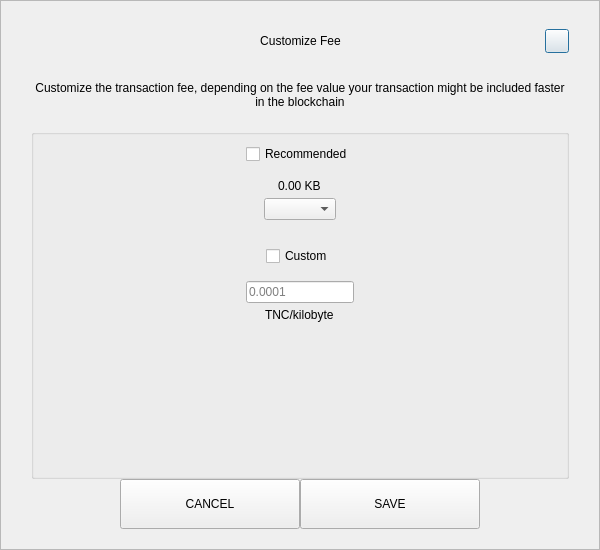
<?xml version="1.0" encoding="UTF-8"?>
<ui version="4.0">
 <class>SendCustomFeeDialog</class>
 <widget class="QDialog" name="SendCustomFeeDialog">
  <property name="geometry">
   <rect>
    <x>0</x>
    <y>0</y>
    <width>600</width>
    <height>550</height>
   </rect>
  </property>
  <property name="windowTitle">
   <string>Form</string>
  </property>
  <layout class="QVBoxLayout" name="verticalLayout_3">
   <property name="spacing">
    <number>0</number>
   </property>
   <property name="leftMargin">
    <number>0</number>
   </property>
   <property name="topMargin">
    <number>0</number>
   </property>
   <property name="rightMargin">
    <number>0</number>
   </property>
   <property name="bottomMargin">
    <number>0</number>
   </property>
   <item>
    <widget class="QFrame" name="frame">
     <property name="styleSheet">
      <string notr="true"/>
     </property>
     <property name="frameShape">
      <enum>QFrame::StyledPanel</enum>
     </property>
     <property name="frameShadow">
      <enum>QFrame::Raised</enum>
     </property>
     <layout class="QVBoxLayout" name="verticalLayout_2">
      <property name="spacing">
       <number>0</number>
      </property>
      <property name="leftMargin">
       <number>30</number>
      </property>
      <property name="topMargin">
       <number>20</number>
      </property>
      <property name="rightMargin">
       <number>30</number>
      </property>
      <property name="bottomMargin">
       <number>20</number>
      </property>
      <item>
       <layout class="QHBoxLayout" name="horizontalLayout_3">
        <property name="spacing">
         <number>0</number>
        </property>
        <item>
         <spacer name="horizontalSpacer_21">
          <property name="orientation">
           <enum>Qt::Horizontal</enum>
          </property>
          <property name="sizeHint" stdset="0">
           <size>
            <width>40</width>
            <height>20</height>
           </size>
          </property>
         </spacer>
        </item>
        <item>
         <widget class="QLabel" name="labelTitle">
          <property name="minimumSize">
           <size>
            <width>0</width>
            <height>40</height>
           </size>
          </property>
          <property name="maximumSize">
           <size>
            <width>16777215</width>
            <height>40</height>
           </size>
          </property>
          <property name="styleSheet">
           <string notr="true">padding-left:24px;</string>
          </property>
          <property name="text">
           <string>Customize Fee</string>
          </property>
          <property name="alignment">
           <set>Qt::AlignCenter</set>
          </property>
          <property name="margin">
           <number>7</number>
          </property>
         </widget>
        </item>
        <item>
         <spacer name="horizontalSpacer">
          <property name="orientation">
           <enum>Qt::Horizontal</enum>
          </property>
          <property name="sizeHint" stdset="0">
           <size>
            <width>40</width>
            <height>20</height>
           </size>
          </property>
         </spacer>
        </item>
        <item>
         <widget class="QPushButton" name="btnEsc">
          <property name="minimumSize">
           <size>
            <width>24</width>
            <height>24</height>
           </size>
          </property>
          <property name="maximumSize">
           <size>
            <width>24</width>
            <height>24</height>
           </size>
          </property>
          <property name="text">
           <string/>
          </property>
         </widget>
        </item>
       </layout>
      </item>
      <item>
       <spacer name="verticalSpacer_2">
        <property name="orientation">
         <enum>Qt::Vertical</enum>
        </property>
        <property name="sizeType">
         <enum>QSizePolicy::Fixed</enum>
        </property>
        <property name="sizeHint" stdset="0">
         <size>
          <width>20</width>
          <height>20</height>
         </size>
        </property>
       </spacer>
      </item>
      <item>
       <widget class="QLabel" name="labelMessage">
        <property name="text">
         <string>Customize the transaction fee, depending on the fee value your transaction might be included faster in the blockchain</string>
        </property>
        <property name="alignment">
         <set>Qt::AlignCenter</set>
        </property>
        <property name="wordWrap">
         <bool>true</bool>
        </property>
       </widget>
      </item>
      <item>
       <spacer name="verticalSpacer_3">
        <property name="orientation">
         <enum>Qt::Vertical</enum>
        </property>
        <property name="sizeType">
         <enum>QSizePolicy::Fixed</enum>
        </property>
        <property name="sizeHint" stdset="0">
         <size>
          <width>20</width>
          <height>20</height>
         </size>
        </property>
       </spacer>
      </item>
      <item>
       <widget class="QGroupBox" name="groupBox">
        <property name="title">
         <string/>
        </property>
        <layout class="QVBoxLayout" name="verticalLayout">
         <property name="leftMargin">
          <number>12</number>
         </property>
         <property name="rightMargin">
          <number>12</number>
         </property>
         <item>
          <layout class="QVBoxLayout" name="verticalLayout_4">
           <property name="spacing">
            <number>5</number>
           </property>
           <item alignment="Qt::AlignHCenter">
            <widget class="QCheckBox" name="checkBoxRecommended">
             <property name="text">
              <string>Recommended</string>
             </property>
            </widget>
           </item>
           <item>
            <spacer name="verticalSpacer_5">
             <property name="orientation">
              <enum>Qt::Vertical</enum>
             </property>
             <property name="sizeType">
              <enum>QSizePolicy::Fixed</enum>
             </property>
             <property name="sizeHint" stdset="0">
              <size>
               <width>20</width>
               <height>10</height>
              </size>
             </property>
            </spacer>
           </item>
           <item alignment="Qt::AlignHCenter">
            <widget class="QLabel" name="labelFee">
             <property name="text">
              <string>0.00 KB</string>
             </property>
            </widget>
           </item>
           <item alignment="Qt::AlignHCenter">
            <widget class="QComboBox" name="comboBoxRecommended"/>
           </item>
          </layout>
         </item>
         <item>
          <spacer name="verticalSpacer">
           <property name="orientation">
            <enum>Qt::Vertical</enum>
           </property>
           <property name="sizeType">
            <enum>QSizePolicy::Fixed</enum>
           </property>
           <property name="sizeHint" stdset="0">
            <size>
             <width>20</width>
             <height>20</height>
            </size>
           </property>
          </spacer>
         </item>
         <item>
          <layout class="QVBoxLayout" name="verticalLayout_5">
           <property name="spacing">
            <number>5</number>
           </property>
           <item alignment="Qt::AlignHCenter">
            <widget class="QCheckBox" name="checkBoxCustom">
             <property name="text">
              <string>Custom</string>
             </property>
            </widget>
           </item>
           <item>
            <spacer name="verticalSpacer_6">
             <property name="orientation">
              <enum>Qt::Vertical</enum>
             </property>
             <property name="sizeType">
              <enum>QSizePolicy::Fixed</enum>
             </property>
             <property name="sizeHint" stdset="0">
              <size>
               <width>20</width>
               <height>10</height>
              </size>
             </property>
            </spacer>
           </item>
           <item alignment="Qt::AlignHCenter">
            <widget class="QLineEdit" name="lineEditCustomFee">
             <property name="placeholderText">
              <string notr="true">0.0001</string>
             </property>
            </widget>
           </item>
           <item alignment="Qt::AlignHCenter">
            <widget class="QLabel" name="labelCustomFee">
             <property name="text">
              <string>TNC/kilobyte</string>
             </property>
            </widget>
           </item>
          </layout>
         </item>
         <item>
          <spacer name="verticalSpacer_4">
           <property name="orientation">
            <enum>Qt::Vertical</enum>
           </property>
           <property name="sizeHint" stdset="0">
            <size>
             <width>20</width>
             <height>40</height>
            </size>
           </property>
          </spacer>
         </item>
        </layout>
       </widget>
      </item>
      <item>
       <layout class="QHBoxLayout" name="horizontalLayout" stretch="1,2,2,1">
        <item>
         <spacer name="horizontalSpacer1">
          <property name="orientation">
           <enum>Qt::Horizontal</enum>
          </property>
          <property name="sizeHint" stdset="0">
           <size>
            <width>40</width>
            <height>20</height>
           </size>
          </property>
         </spacer>
        </item>
        <item>
         <widget class="QPushButton" name="btnCancel">
          <property name="minimumSize">
           <size>
            <width>180</width>
            <height>50</height>
           </size>
          </property>
          <property name="focusPolicy">
           <enum>Qt::NoFocus</enum>
          </property>
          <property name="text">
           <string>CANCEL</string>
          </property>
         </widget>
        </item>
        <item>
         <widget class="QPushButton" name="btnSave">
          <property name="minimumSize">
           <size>
            <width>180</width>
            <height>50</height>
           </size>
          </property>
          <property name="focusPolicy">
           <enum>Qt::NoFocus</enum>
          </property>
          <property name="text">
           <string>SAVE</string>
          </property>
         </widget>
        </item>
        <item>
         <spacer name="horizontalSpacer_2">
          <property name="orientation">
           <enum>Qt::Horizontal</enum>
          </property>
          <property name="sizeHint" stdset="0">
           <size>
            <width>40</width>
            <height>20</height>
           </size>
          </property>
         </spacer>
        </item>
       </layout>
      </item>
     </layout>
    </widget>
   </item>
  </layout>
 </widget>
 <resources/>
 <connections/>
</ui>
